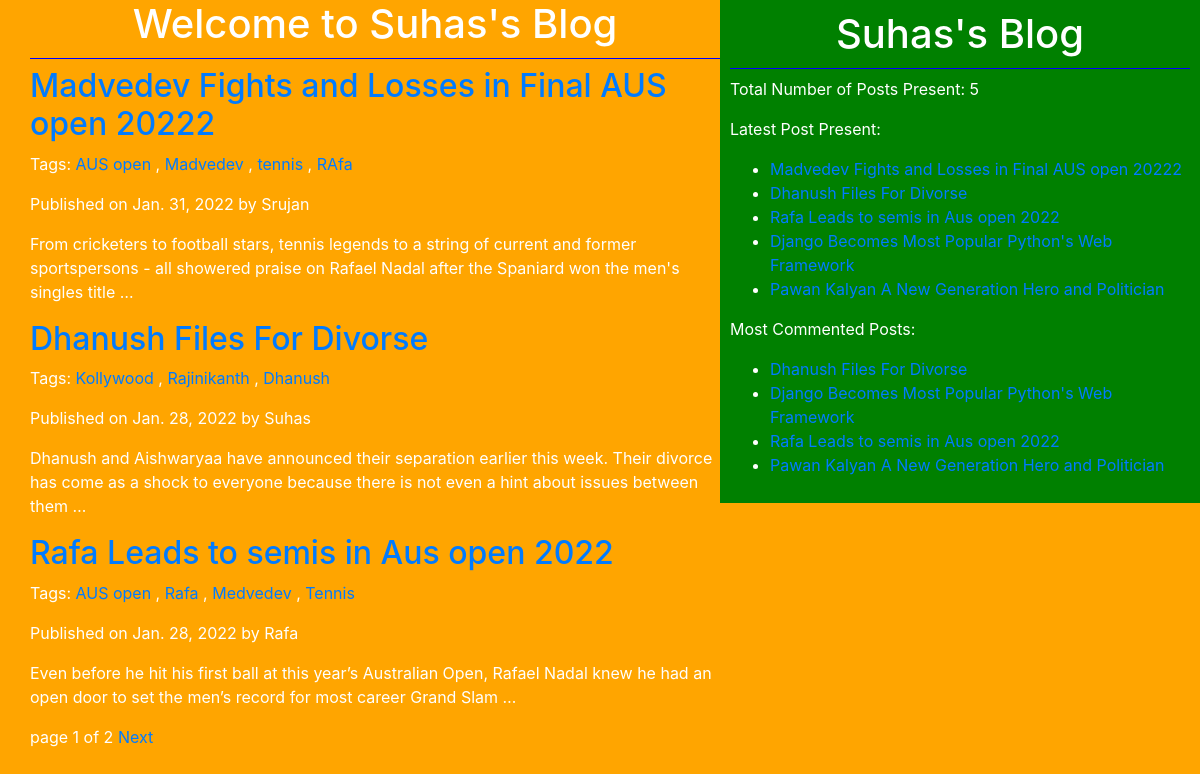
The page / on the database its author committed.
### testapp/models.py (models this page shows, shortened)
class Post(models.Model):
    title=models.CharField(max_length=250)
    slug=models.SlugField(max_length=300,unique_for_date='publish')
    author=models.ForeignKey(User,related_name='post_detail',on_delete=models.CASCADE)
    body=models.TextField()
    publish=models.DateField(default=timezone.now)
    created=models.DateTimeField(auto_now_add=True)
    updated=models.DateTimeField(auto_now_add=True)
    STATUS_CHOICES=(('draft','Draft'),('published','Published'))
    status=models.CharField(max_length=10,choices=STATUS_CHOICES,default='draft')
    tags=TaggableManager()
    class Meta:
        ordering=('-publish',)
    def get_absolute_url(self):
        return reverse('post_detail',args=[self.publish.year,self.publish.strftime('%m'),self.publish.strftime('%d'),self.slug])

### testapp/views.py (the view)
# urls.py: path('', views.list_view),
def list_view(request,tag_slug=None):
    post_list=Post.objects.all()
    tag=None
    if tag_slug:
        tag=get_object_or_404(Tag,slug=tag_slug)
        post_list=post_list.filter(tags__in=[tag])
    paginator=Paginator(post_list,3)
    page_number=request.GET.get('page')
    try:
        post_list=paginator.page(page_number)
    except PageNotAnInteger:
        post_list=paginator.page(1)
    except EmptyPage:
        post_list=paginator.page(paginator.num_pages)
    return render(request,'testapp/post_list.html',{'post_list':post_list,'tag':tag})

### testapp/templatetags/blog_tags.py (called while the page is built)
@register.simple_tag(name='my_tag')
def total_posts():
    return Post.objects.count()

@register.inclusion_tag('testapp/latest_posts123.html')
def show_latest_posts(count=5):
    latest_posts=Post.objects.order_by('-publish')[:count]
    return {'latest_posts':latest_posts}

@register.simple_tag()
def get_most_commented_posts(count=4):
    return Post.objects.annotate(total_comments=Count('comments')).order_by('-total_comments')[:count]

### templates/testapp/post_list.html (shortened to what this page needs)
<!DOCTYPE html>
{%extends 'testapp/base.html'%}
{%load static%}
{%block body_block%}
<h1>Welcome to Suhas's Blog</h1>
{%for post in post_list%}
<h2><a href="{{post.get_absolute_url}}">{{post.title}}</a></h2>
<p>Tags:
  {%for tag in post.tags.all%}
  <a href="{%url "post_list_by_tag_name" tag.slug%}">{{tag.name}}</a>
  {%if not forloop.last%},{%endif%}
  {%endfor%}
</p>
<p>Published on {{post.publish}} by {{post.author| title}}</p>
<p>{{post.body|truncatewords:30}}</p>
{%endfor%}
{%include 'testapp/pagination.html' with page=post_list%}
{%endblock%}

### templates/testapp/base.html (shortened to what this page needs)
<!DOCTYPE html>
{%load blog_tags%}
{%load static%}
<html lang="en" dir="ltr">
  <head>
    <link rel="stylesheet" href="https://cdn.jsdelivr.net/npm/bootstrap@4.5.3/dist/css/bootstrap.min.css">
<link rel="stylesheet" href="https://cdn.jsdelivr.net/npm/bootstrap@4.5.3/dist/css/bootstrap.min.css">
<link rel="stylesheet" href="{%static "css/practiseblog.css"%}">
  </head>
  <body>
    <div class="center">
      {%block body_block%}
      {%endblock%}
    </div>
    <div class="sidebar">
      <h1>Suhas's Blog</h1>
      <p>Total Number of Posts Present: <span>{%my_tag%}</span></p>
      <p>Latest Post Present: {%show_latest_posts%}</p>
      <p>Most Commented Posts: </p>
      {%get_most_commented_posts as most_commented_posts%}
      <ul>
        {%for post in most_commented_posts%}
        <li><a href="{{post.get_absolute_url}}">{{post.title}}</a></li>
        {%endfor%}
      </ul>
    </div>
  </body>
</html>

### templates/testapp/pagination.html (shortened to what this page needs)
<div class="paginator">
  <span>page {{page.number}} of {{page.paginator.num_pages}}</span>
  {%if page.has_next%}
  <a href="?page={{page.next_page_number}}"><span>Next</span></a>
  {%endif%}
</div>

### templates/testapp/latest_posts123.html
<ul>
  {%for posts in latest_posts%}
  <li><a href="{{posts.get_absolute_url}}">{{posts.title}}</a></li>
  {%endfor%}
</ul>

### static/css/practiseblog.css (style rules this page uses)
.center { float:left; width: 60%; padding: 0 0 0 30px; }
.sidebar { float: right; width: 40%; padding: 10px; background: green; height: 100%; }
h1 { text-align: center; border-bottom: 1px solid blue; padding: 0 0 10px 0; }
html { height: 100%; }
body { background: orange; color:white; }

### rows shown on the page
Post: title "Madvedev Fights and Losses in Final AUS open 20222", publish "Jan. 31, 2022", author "Srujan", body "From cricketers to football stars, tennis legends to a string of current and former sportspersons - all showered praise on Rafael Nadal after the Spaniard won the men's singles title …"
Tag: name "AUS open"
Tag: name "Madvedev"
Tag: name "tennis"
Tag: name "RAfa"
Post: title "Dhanush Files For Divorse", publish "Jan. 28, 2022", author "Suhas", body "Dhanush and Aishwaryaa have announced their separation earlier this week. Their divorce has come as a shock to everyone because there is not even a hint about issues between them …"
Tag: name "Kollywood"
Tag: name "Rajinikanth"
Tag: name "Dhanush"
Post: title "Rafa Leads to semis in Aus open 2022", publish "Jan. 28, 2022", author "Rafa", body "Even before he hit his first ball at this year’s Australian Open, Rafael Nadal knew he had an open door to set the men’s record for most career Grand Slam …"
Tag: name "Rafa"
Tag: name "Medvedev"
Tag: name "Tennis"
Post: title "Django Becomes Most Popular Python's Web Framework"
Post: title "Pawan Kalyan A New Generation Hero and Politician"

### other values the page prints
{{ page.number }} "1"
{{ page.paginator.num_pages }} "2"
